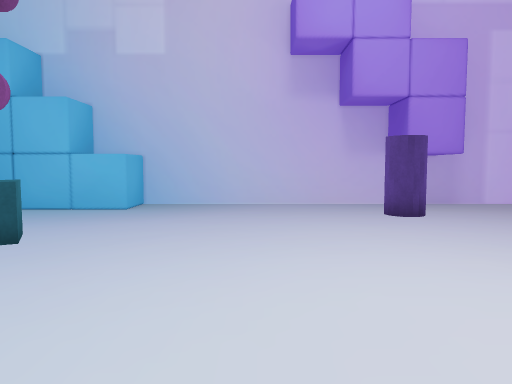
view 1 (above)

14 first-person views from a walk through a 3-D level made in the Unity game engine. The camera is 0.62 m above the floor, tilts 4° down and sees 70° across. The floor is counted in squares, 0.5 m on a side. Each view is taken from the middle of a square. On the plan, view 1 faces up. The plan holds only what a view shows up to about 15 squares ahead; the rest is blank. The player character is not drawn.

view 2
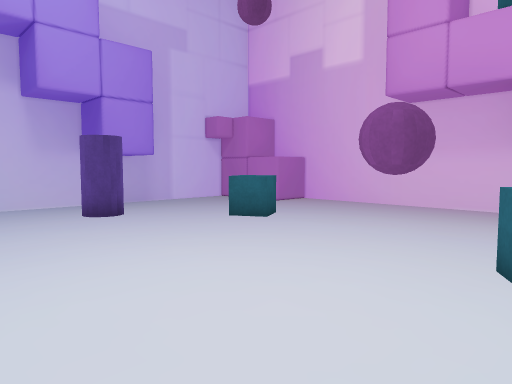

view 3
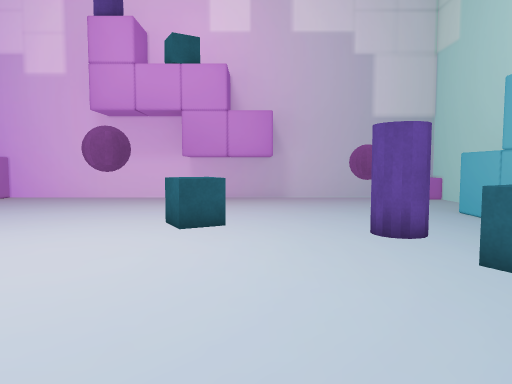

view 4
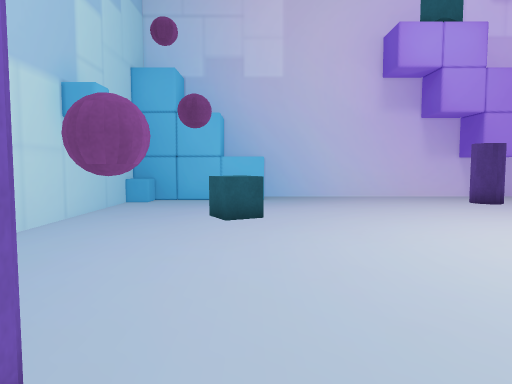

view 5
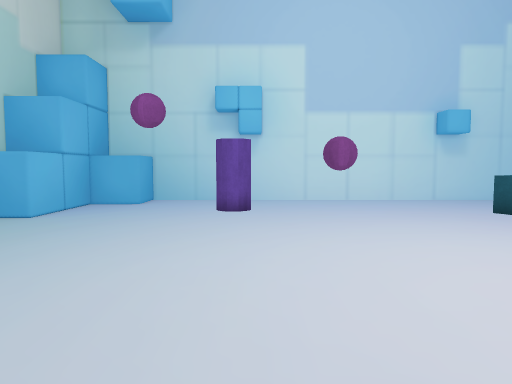

view 6
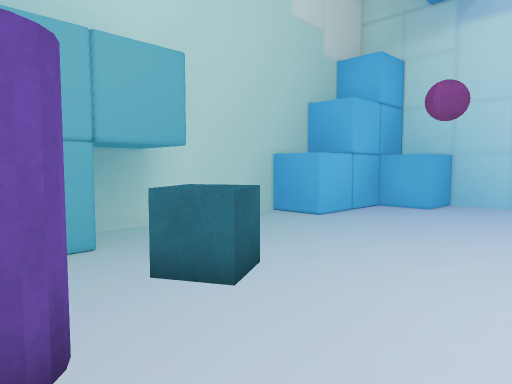

view 7
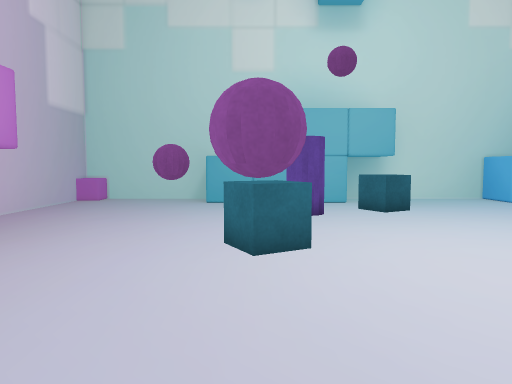

view 8
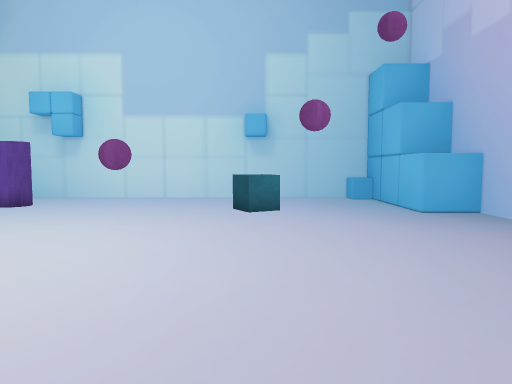

view 9
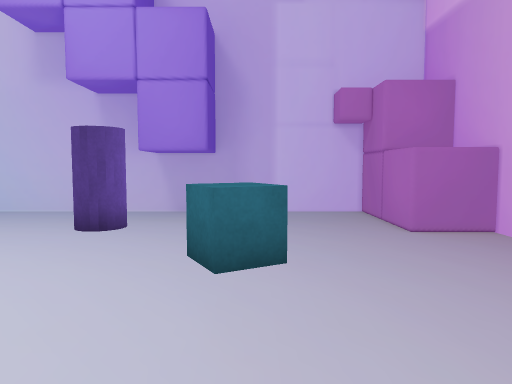

view 10
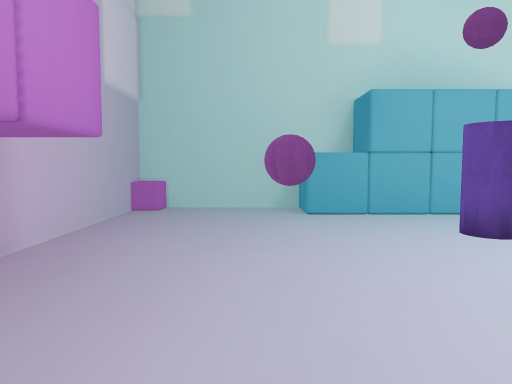

view 11
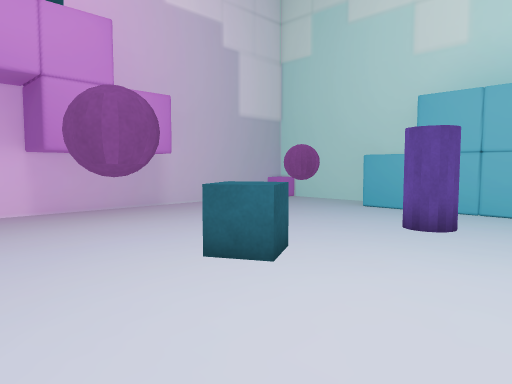

view 12
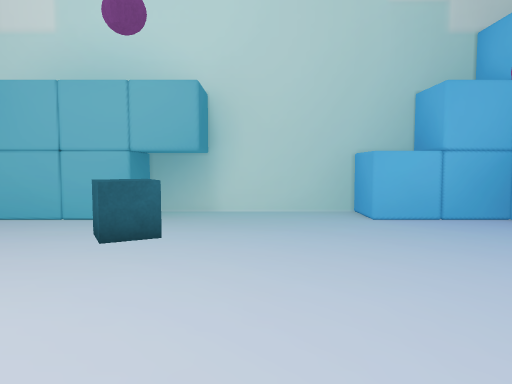

view 13
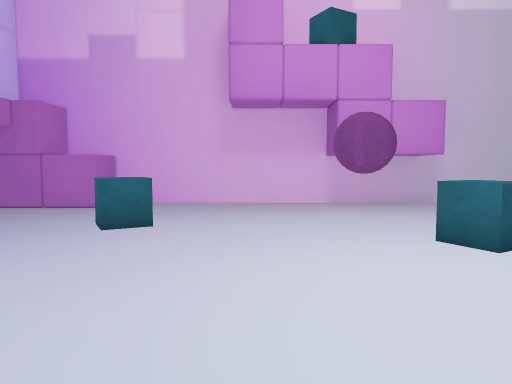

view 14
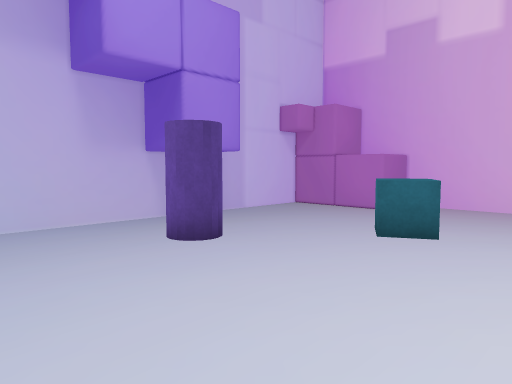

### Floor plan
Points are (right, up) in squares from view 1. A wall is a line through its corners. A room is listed if a view was taken in it or the views show most of it. See-through windows are left out.
Room 1 (views 1, 2, 3, 4, 5, 6, 7, 8, 9, 10, 11, 12, 13, 14)
walls: (0.2, -6.4) (6.7, -6.4); (9.9, -1.6) (9.9, 1.6) (11.5, 1.6); (4.3, 11.1) (4.3, 12); (5.9, 10.4) (4.2, 10.4); (5.1, -8) (11.5, -8) (11.5, 10.4); (-3.7, 12.1) (-3.7, 10.4) (-8.5, 10.4) (-8.5, -6.4) (-3.7, -6.4) (-3.7, -8); (-8.5, -4.8) (-6.9, -4.8) (-6.9, -6.5); (-5.3, -8) (1.9, -8); (11.6, 8.8) (9.9, 8.8) (9.9, 12) (-5.3, 12)
low walls: (6.7, -6.4) (6.7, -8); (-7.7, 10.4) (-7.7, 9.6) (-8.5, 9.6); (10.7, -8) (10.7, -7.2) (11.5, -7.2)
objects: cylinder (-6, -2) to (-5, -1); purple ball (-6, 1) to (-5, 2); cube (-5, 5) to (-4, 7); cube (1, -5) to (2, -4); cylinder (3, -4) to (4, -3); cylinder (3, 9) to (4, 10); cube (4, 0) to (5, 1); purple ball (5, 2) to (5, 3); cube (6, 6) to (7, 7); purple ball (7, -5) to (8, -4)

Positions as (right, up) in squares from view 1, and headings:
1: (0, 0), facing up
2: (0, 0), facing up-right
3: (-3, -1), facing right
4: (-4, -3), facing up
5: (5, -1), facing left
6: (4, -1), facing down-left
7: (5, 6), facing down
8: (6, 6), facing left
9: (7, 2), facing up
10: (8, 3), facing down
11: (1, 4), facing down-right
12: (-1, 2), facing down
13: (-1, 4), facing right
14: (0, 4), facing up-right
